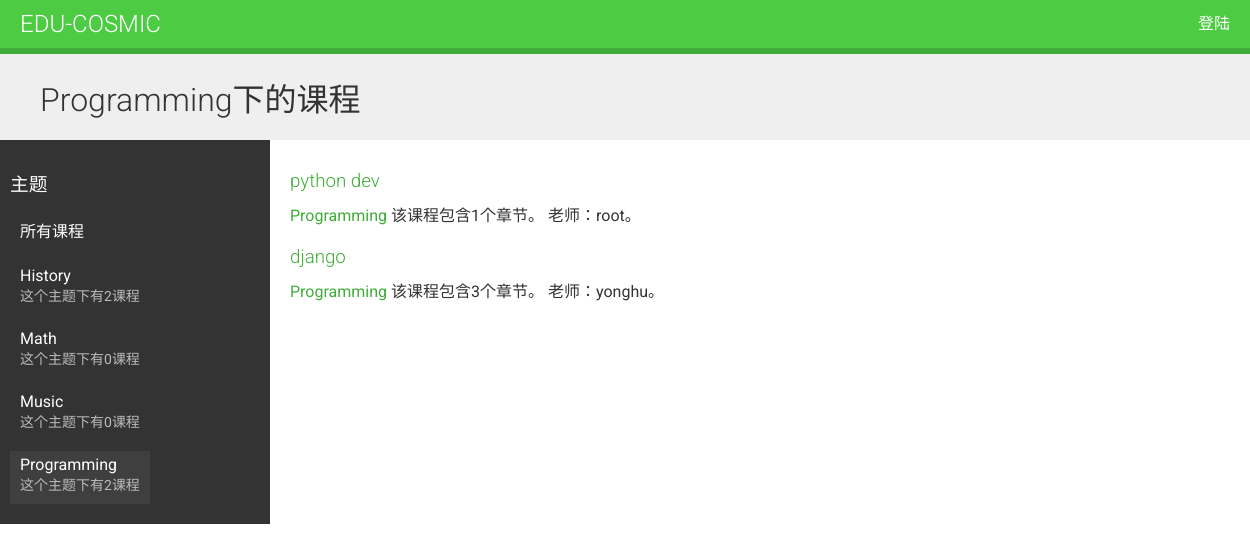
The app's page /course/subject/programming/ with its own data.
### courses/models.py (models this page shows, shortened)
class Subject(models.Model):
    title = models.CharField(max_length=200)
    slug = models.SlugField(max_length=200, unique=True)
    class Meta:
        db_table = "subject"

class Course(models.Model):
    owner = models.ForeignKey(User, related_name="course_created", on_delete=models.CASCADE)
    subject = models.ForeignKey(Subject, related_name="courses", on_delete=models.CASCADE)
    title = models.CharField(max_length=200)
    slug = models.SlugField(max_length=200, unique=True)
    overview = models.TextField()
    created = models.DateTimeField(auto_now_add=True)
    students = models.ManyToManyField(User, related_name="courses_joined", blank=True)
    class Meta:
        db_table = "course"
        ordering = ("-created", )

### courses/views.py (the view)
# urls.py: path("subject/<slug:subject>/", views.CourseListView.as_view(), name="course_list_subject"),
class CourseListView(TemplateResponseMixin, View):
    model = Course
    template_name = "courses/list.html"
    def get(self, request, subject=None):
        subjects = cache.get('all_subjects')
        if not subjects:
            subjects = Subject.objects.annotate(total_courses=Count("courses"))
            cache.set("all_subjects",subjects)
        all_courses = Course.objects.annotate(total_modules=Count("modules"))
        if subject:
            subject = get_object_or_404(Subject, slug=subject)
            key = 'subject_{}_courses'.format(subject.id)
            courses = cache.get(key)
            if not courses:
                courses = all_courses.filter(subject=subject)
                cache.set(key,courses)
        else:
            courses = cache.get('all_courses')
            if not courses:
                courses = all_courses
                cache.set('all_courses',courses)
        return self.render_to_response({"subjects": subjects, "subject": subject,
                                        "courses": courses})

### templates/courses/list.html (shortened to what this page needs)
{% extends "base.html" %}
{% block content %}
    <h1>
        {% if subject %}
            {{ subject.title }}下的课程
        {% else %}
            所有课程
        {% endif %}
    </h1>
    <div class="contents">
        <h3>主题</h3>
        <ul class="modules">
            <li {% if not subject %} class="selected" {% endif %}>
                <a href="{% url 'course_list' %}">所有课程</a>
            </li>
            {% for s in subjects %}
                <li {% if subject == s %} class="selected" {% endif %}>
                    <a href="{% url 'course_list_subject' s.slug %}">
                        {{ s.title }}
                        <br><span>这个主题下有{{ s.total_courses }}课程</span>
                    </a>
                </li>
            {% endfor %}
        </ul>
    </div>
    <div class="module">
        {% for course in courses %}
            {% with subject=course.subject %}
                <h3><a href="{% url 'course_detail' course.slug %}">
                    {{ course.title }}
                    </a>
                </h3>
                <p>
                    <a href="{% url 'course_list_subject' subject.slug %}">
                        {{ subject.title }}
                    </a>
                    该课程包含{{ course.total_modules }}个章节。
                    老师：{{ course.owner.username }}。
                </p>
            {% endwith %}
        {% endfor %}
    </div>
{% endblock %}

### static/css/base.css (style rules this page uses)
body { margin:0; font-family:'Roboto', sans-serif; font-weight:400; color:#333; }
a { color:#3fad37; text-decoration:none; }
ul { float:left; }
h1, h2, h3, h4, h5, h6 { font-family:'Roboto', sans-serif; font-weight:300; }
h1 { background:#efefef; width:100%; overflow:auto; padding:20px 0 20px 40px; margin:0; }
.module { padding:10px 20px; float:left; width:600px; }
.module h3 { margin:20px 0 0; padding:0; width:100%; }
.module p { margin:10px 0 20px; width:100%; float:left; }
.contents { width:20%; padding:10px; float:left; background:#333; color: #fff; font-family:'Roboto', sans-serif; }
.contents ul { list-style:none; margin:0; padding:0; }
.contents ul li { margin:0 0 10px 0; padding:4px 10px 10px; overflow:auto; }
.contents ul li.selected { background:#3f3f3f; }
.contents ul span { text-transform:uppercase; color:#bbb; font-size:14px; }
.contents ul a { display:block; color:#fff; text-decoration:none; }

### records on screen
Subject: title "Programming", total_courses "2"
Subject: title "History", total_courses "2"
Subject: title "Math", total_courses "0"
Subject: title "Music", total_courses "0"
Course: title "python dev", subject "Programming", total_modules "1", owner.username "root"
Course: title "django", subject "Programming", total_modules "3", owner.username "yonghu"
